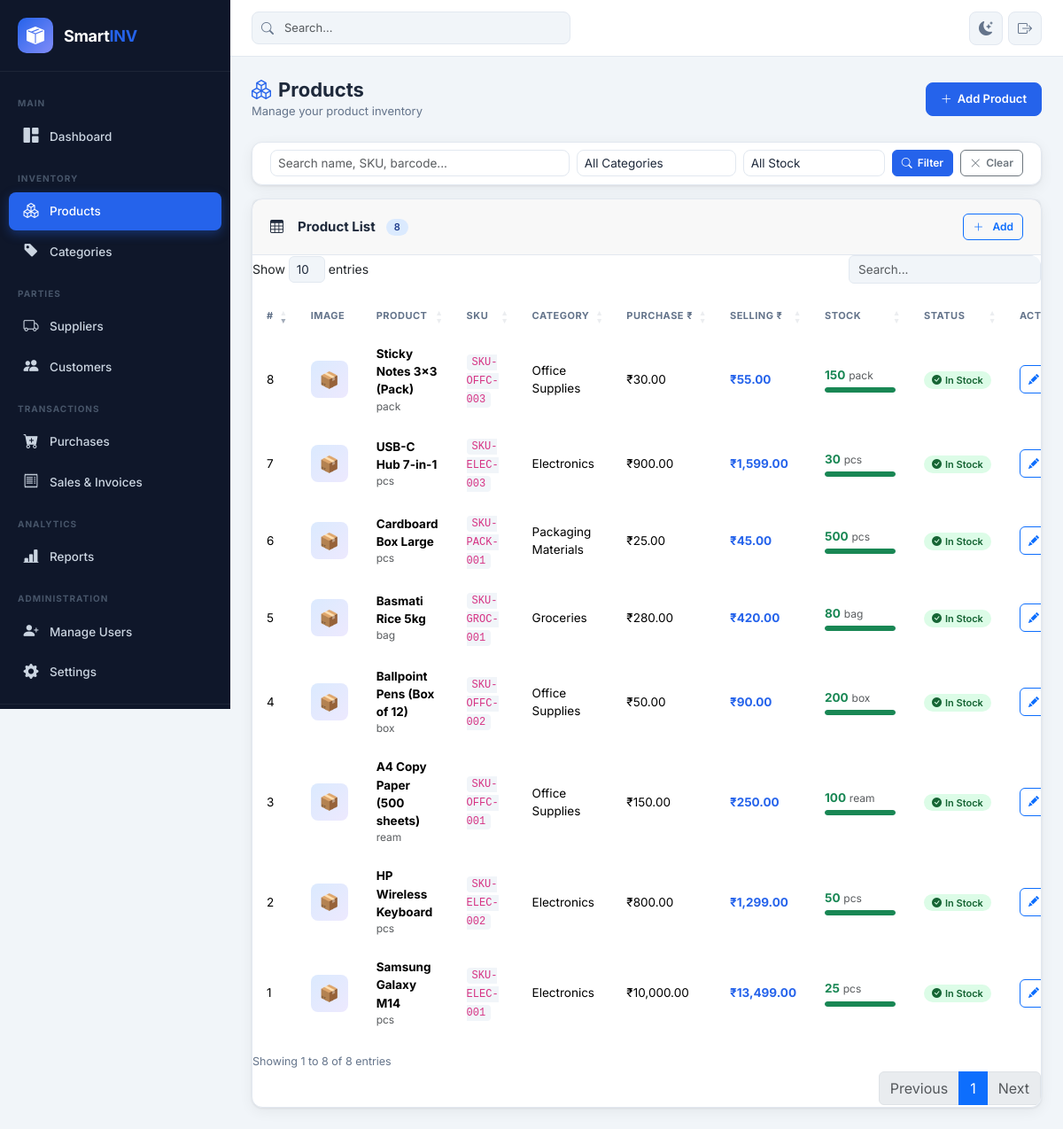
/admin/products.php (signed in), run on the app's committed database.
### tables this page shows
CREATE TABLE IF NOT EXISTS `products` (
  `id` INT UNSIGNED AUTO_INCREMENT PRIMARY KEY,
  `name` VARCHAR(200) NOT NULL,
  `sku` VARCHAR(50) NOT NULL UNIQUE,
  `barcode` VARCHAR(100) DEFAULT NULL,
  `category_id` INT UNSIGNED DEFAULT NULL,
  `purchase_price` DECIMAL(12,2) NOT NULL DEFAULT 0.00,
  `selling_price` DECIMAL(12,2) NOT NULL DEFAULT 0.00,
  `stock` INT NOT NULL DEFAULT 0,
  `minimum_stock` INT NOT NULL DEFAULT 5,
  `unit` VARCHAR(30) NOT NULL DEFAULT 'pcs',
  `image` VARCHAR(255) DEFAULT NULL,
  `description` TEXT DEFAULT NULL,
  `status` TINYINT(1) NOT NULL DEFAULT 1,
  `created_at` DATETIME NOT NULL DEFAULT CURRENT_TIMESTAMP,
  CONSTRAINT `fk_product_category` FOREIGN KEY (`category_id`) REFERENCES `categories`(`id`) ON DELETE SET NULL
);

CREATE TABLE IF NOT EXISTS `categories` (
  `id` INT UNSIGNED AUTO_INCREMENT PRIMARY KEY,
  `name` VARCHAR(100) NOT NULL,
  `description` TEXT DEFAULT NULL,
  `created_at` DATETIME NOT NULL DEFAULT CURRENT_TIMESTAMP
);

CREATE TABLE IF NOT EXISTS `settings` (
  `id` INT UNSIGNED AUTO_INCREMENT PRIMARY KEY,
  `company_name` VARCHAR(200) NOT NULL DEFAULT 'Smart Inventory Co.',
  `logo` VARCHAR(255) DEFAULT NULL,
  `gst_number` VARCHAR(20) DEFAULT NULL,
  `invoice_prefix` VARCHAR(10) NOT NULL DEFAULT 'INV',
  `currency` VARCHAR(10) NOT NULL DEFAULT 'INR',
  `currency_symbol` VARCHAR(5) NOT NULL DEFAULT '₹',
  `gst_rate` DECIMAL(5,2) NOT NULL DEFAULT 18.00,
  `address` TEXT DEFAULT NULL,
  `phone` VARCHAR(20) DEFAULT NULL,
  `email` VARCHAR(150) DEFAULT NULL,
  `theme` ENUM('light','dark') NOT NULL DEFAULT 'light',
  `updated_at` DATETIME NOT NULL DEFAULT CURRENT_TIMESTAMP ON UPDATE CURRENT_TIMESTAMP
);

### includes/functions.php (called while the page is built, shortened)
<?php
require_once __DIR__ . '/database.php';
function getSettings(): array {
    static $settings = null;
    if ($settings === null) {
        $settings = db()->fetchOne('SELECT * FROM settings LIMIT 1') ?: [];
    }
    return $settings;
}
function formatCurrency(float $amount): string {
    $s = getSettings();
    return ($s['currency_symbol'] ?? '₹') . number_format($amount, 2);
}
function stockStatus(int $stock, int $minStock): array {
    return ['label' => 'In Stock', 'class' => 'success', 'icon' => 'bi-check-circle-fill'];
}
function e(mixed $val): string {
    return htmlspecialchars((string)($val ?? ''), ENT_QUOTES, 'UTF-8');
}

### includes/database.php (called while the page is built, shortened)
<?php
class Database {
    private static ?Database $instance = null;
    private PDO $pdo;
    private function __construct() {
        $dsn = 'mysql:host=' . DB_HOST . ';dbname=' . DB_NAME . ';charset=' . DB_CHARSET;
        $options = [
            PDO::ATTR_ERRMODE            => PDO::ERRMODE_EXCEPTION,
            PDO::ATTR_DEFAULT_FETCH_MODE => PDO::FETCH_ASSOC,
            PDO::ATTR_EMULATE_PREPARES   => false,
        ];
        try {
            $this->pdo = new PDO($dsn, DB_USER, DB_PASS, $options);
        } catch (PDOException $e) {
            die(json_encode(['status' => 'error', 'message' => 'Database connection failed: ' . $e->getMessage()]));
        }
    }
    public static function getInstance(): Database {
        if (self::$instance === null) {
            self::$instance = new Database();
        }
        return self::$instance;
    }
    public function query(string $sql, array $params = []): PDOStatement {
        $stmt = $this->pdo->prepare($sql);
        $stmt->execute($params);
        return $stmt;
    }
    public function fetchOne(string $sql, array $params = []): array|false {
        return $this->query($sql, $params)->fetch();
    }
    public function fetchAll(string $sql, array $params = []): array {
        return $this->query($sql, $params)->fetchAll();
    }
}
function db(): Database {
    return Database::getInstance();
}

### admin/products.php (the view, shortened to what this page needs)
<?php
require_once '../includes/functions.php';
$search    = trim($_GET['search'] ?? '');
$where  = ['p.status = 1'];
$params = [];
$whereSQL = 'WHERE ' . implode(' AND ', $where);
$products = db()->fetchAll("
    SELECT p.*, c.name AS category_name
    FROM products p
    LEFT JOIN categories c ON p.category_id = c.id
    $whereSQL
    ORDER BY p.created_at DESC
", $params);
$settings   = getSettings();
include '../includes/header.php';
include '../includes/sidebar.php';
?>
<div class="main-content">
  <header class="app-header">
    <div class="header-search"><div class="search-wrapper"><i class="bi bi-search search-icon"></i><input type="text" class="form-control" placeholder="Search..." /></div></div>
    <div class="header-actions">
      <button class="header-btn" id="darkModeToggle"><i class="bi bi-moon-stars-fill" id="darkModeIcon"></i></button>
      <a href="<?= APP_URL ?>/logout.php" class="header-btn"><i class="bi bi-box-arrow-right"></i></a>
    </div>
  </header>
  <main class="page-content">
    <div class="page-header">
      <div>
        <h1 class="page-title"><i class="bi bi-boxes me-2 text-primary-custom"></i>Products</h1>
        <p class="page-subtitle">Manage your product inventory</p>
      </div>
      <a href="<?= APP_URL ?>/admin/add-product.php" class="btn btn-primary">
        <i class="bi bi-plus-lg"></i> Add Product
      </a>
    </div>
    <div class="card mb-3">
      <div class="card-body py-2">
        <form method="GET" class="d-flex flex-wrap gap-2 align-items-center">
          <div class="flex-grow-1" style="min-width:200px;">
            <input type="text" class="form-control form-control-sm" name="search" placeholder="Search name, SKU, barcode..." value="<?= e($search) ?>" />
          </div>
          <select class="form-select form-select-sm" name="category" style="width:180px;">
            <option value="">All Categories</option>
          </select>
          <select class="form-select form-select-sm" name="filter" style="width:160px;">
            <option value="">All Stock</option>
          </select>
          <button type="submit" class="btn btn-primary btn-sm"><i class="bi bi-search"></i> Filter</button>
          <a href="products.php" class="btn btn-outline-secondary btn-sm"><i class="bi bi-x-lg"></i> Clear</a>
        </form>
      </div>
    </div>
    <div class="card">
      <div class="card-header">
        <h2 class="card-title"><i class="bi bi-table me-2"></i>Product List <span class="badge badge-primary ms-1"><?= count($products) ?></span></h2>
        <div class="d-flex gap-2">
          <a href="<?= APP_URL ?>/admin/add-product.php" class="btn btn-sm btn-outline-primary">
            <i class="bi bi-plus-lg me-1"></i>Add
          </a>
        </div>
      </div>
      <div class="card-body p-0">
        <div class="table-responsive">
          <table class="table" id="productsTable">
            <thead>
              <tr>
                <th>#</th>
                <th>Image</th>
                <th>Product</th>
                <th>SKU</th>
                <th>Category</th>
                <th>Purchase ₹</th>
                <th>Selling ₹</th>
                <th>Stock</th>
                <th>Status</th>
                <th>Actions</th>
              </tr>
            </thead>
            <tbody>
              <?php foreach ($products as $i => $p):
                $status = stockStatus($p['stock'], $p['minimum_stock']);
              ?>
              <tr>
                <td><?= $i + 1 ?></td>
                <td>
                  <?php if ($p['image'] && file_exists(PRODUCT_UPLOAD_PATH . $p['image'])): ?>
                  <img src="<?= PRODUCT_UPLOAD_URL . e($p['image']) ?>" style="width:42px;height:42px;object-fit:cover;border-radius:8px;" />
                  <?php else: ?>
                  <div style="width:42px;height:42px;border-radius:8px;background:linear-gradient(135deg,#dbeafe,#ede9fe);display:flex;align-items:center;justify-content:center;font-size:18px;">📦</div>
                  <?php endif; ?>
                </td>
                <td>
                  <div class="fw-700"><?= e($p['name']) ?></div>
                  <div class="fs-12 text-muted"><?= e($p['unit']) ?></div>
                </td>
                <td><code style="background:var(--bg);padding:2px 6px;border-radius:4px;font-size:12px;"><?= e($p['sku']) ?></code></td>
                <td><?= e($p['category_name'] ?? '—') ?></td>
                <td><?= formatCurrency($p['purchase_price']) ?></td>
                <td class="fw-700 text-primary-custom"><?= formatCurrency($p['selling_price']) ?></td>
                <td>
                  <span class="fw-700 text-<?= $status['class'] ?>"><?= $p['stock'] ?></span>
                  <span class="text-muted fs-12"> <?= e($p['unit']) ?></span>
                  <div class="stock-bar" style="width:80px;">
                    <?php $pct = $p['minimum_stock'] > 0 ? min(100, round(($p['stock'] / max($p['minimum_stock'], 1)) * 100)) : 100; ?>
                    <div class="stock-bar-fill bg-<?= $status['class'] ?>" style="width:<?= $pct ?>%;"></div>
                  </div>
                </td>
                <td>
                  <span class="badge badge-<?= $status['class'] ?>">
                    <i class="bi <?= $status['icon'] ?> me-1"></i><?= $status['label'] ?>
                  </span>
                </td>
                <td>
                  <div class="d-flex gap-1">
                    <a href="<?= APP_URL ?>/admin/edit-product.php?id=<?= $p['id'] ?>" class="btn btn-sm btn-outline-primary btn-icon" data-bs-toggle="tooltip" title="Edit">
                      <i class="bi bi-pencil-fill"></i>
                    </a>
                  </div>
                </td>
              </tr>
              <?php endforeach; ?>
            </tbody>
          </table>
        </div>
      </div>
    </div>
  </main>
</div>
<?php
include '../includes/footer.php';
?>

### data on the page
products: name "Samsung Galaxy M14", unit "pcs", sku "SKU-ELEC-001", category.name "Electronics", purchase_price.currency_symbol "₹10,000.00", selling_price.currency_symbol "₹13,499.00", stock "25", stock+minimum_stock "In Stock"
products: name "HP Wireless Keyboard", unit "pcs", sku "SKU-ELEC-002", category.name "Electronics", purchase_price.currency_symbol "₹800.00", selling_price.currency_symbol "₹1,299.00", stock "50", stock+minimum_stock "In Stock"
products: name "A4 Copy Paper (500 sheets)", unit "ream", sku "SKU-OFFC-001", category.name "Office Supplies", purchase_price.currency_symbol "₹150.00", selling_price.currency_symbol "₹250.00", stock "100", stock+minimum_stock "In Stock"
products: name "Ballpoint Pens (Box of 12)", unit "box", sku "SKU-OFFC-002", category.name "Office Supplies", purchase_price.currency_symbol "₹50.00", selling_price.currency_symbol "₹90.00", stock "200", stock+minimum_stock "In Stock"
products: name "Basmati Rice 5kg", unit "bag", sku "SKU-GROC-001", category.name "Groceries", purchase_price.currency_symbol "₹280.00", selling_price.currency_symbol "₹420.00", stock "80", stock+minimum_stock "In Stock"
products: name "Cardboard Box Large", unit "pcs", sku "SKU-PACK-001", category.name "Packaging Materials", purchase_price.currency_symbol "₹25.00", selling_price.currency_symbol "₹45.00", stock "500", stock+minimum_stock "In Stock"
products: name "USB-C Hub 7-in-1", unit "pcs", sku "SKU-ELEC-003", category.name "Electronics", purchase_price.currency_symbol "₹900.00", selling_price.currency_symbol "₹1,599.00", stock "30", stock+minimum_stock "In Stock"
products: name "Sticky Notes 3x3 (Pack)", unit "pack", sku "SKU-OFFC-003", category.name "Office Supplies", purchase_price.currency_symbol "₹30.00", selling_price.currency_symbol "₹55.00", stock "150", stock+minimum_stock "In Stock"

### other printed values
count($products) "8"
